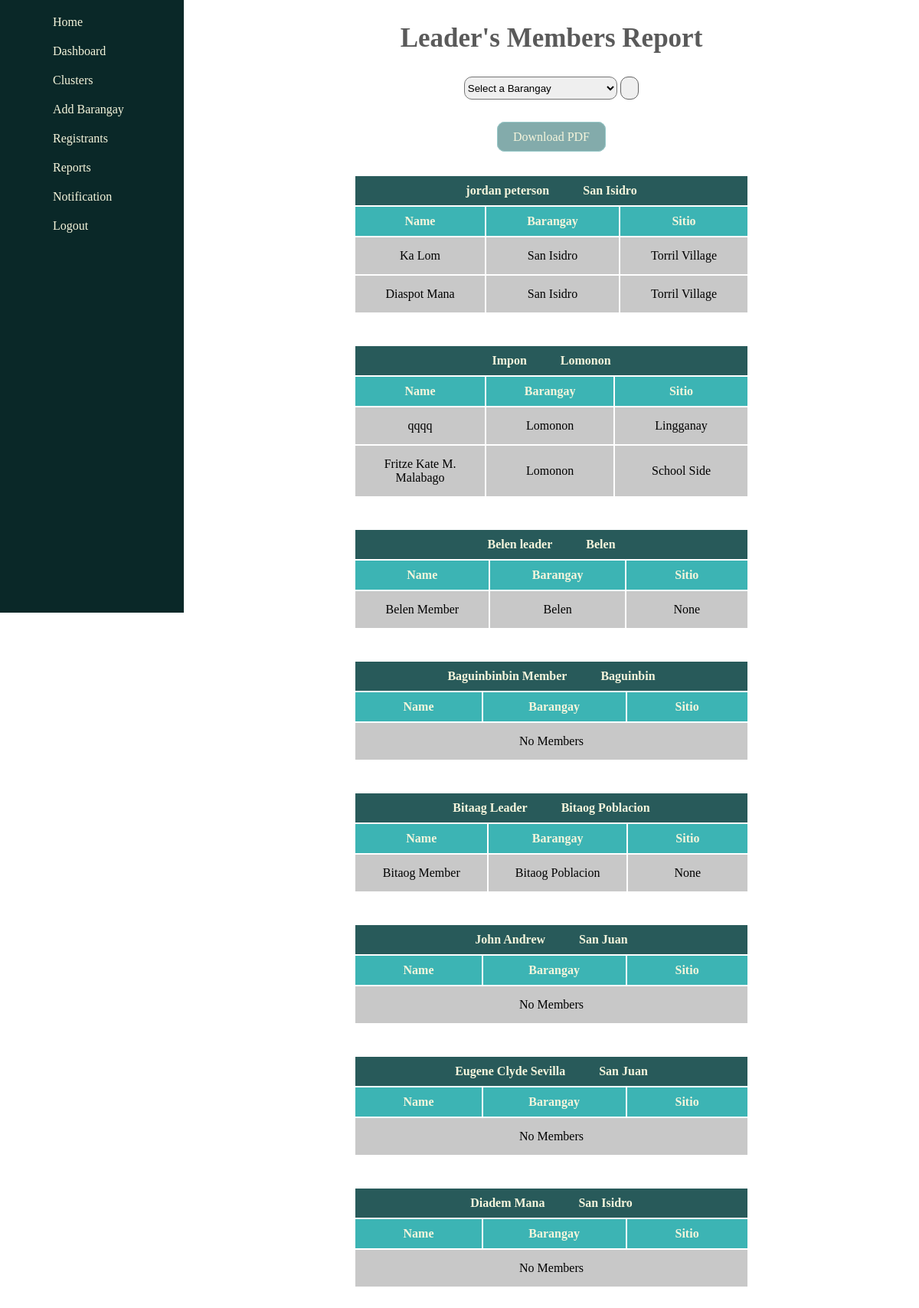
/report/cluster/ (signed in), run on the app's committed database.
### management/models.py (models this page shows, shortened)
class Cluster(models.Model):
    leader = models.ForeignKey(Leader, related_name='cluster_leader', on_delete=models.CASCADE)
    members = models.ManyToManyField(Member, related_name='cluster_member')

class Leader(models.Model):
    user = models.ForeignKey(User, related_name='leader_user', on_delete=models.CASCADE) # Added for version 2, 2/9/2024
    name = models.CharField(max_length=255)
    gender = models.ForeignKey(Gender, related_name='leader_gender', on_delete=models.CASCADE)
    age = models.IntegerField()
    brgy = models.ForeignKey(Barangay, related_name='leader_brgy', on_delete=models.CASCADE)
    sitio = models.ForeignKey(Sitio, related_name='leader_sitio', on_delete=models.CASCADE, null=True, blank=True)
    date_registered = models.DateTimeField(auto_now_add=True)
    image = models.ImageField(null=True, blank=True, upload_to="images/")

class Barangay(models.Model):
    brgy_name = models.CharField(max_length=255)
    brgy_voter_population = models.IntegerField(blank=True, null=True)
    lat = models.FloatField(blank=True, null=True)
    long = models.FloatField(blank=True, null=True)
    def __str__(self):
        return self.brgy_name
    class Meta:
        ordering = ['brgy_name']

class Member(models.Model):
    user = models.ForeignKey(User, related_name='member_user', on_delete=models.CASCADE) # Added for version 2, 2/9/2024
    name = models.CharField(max_length=255)
    gender = models.ForeignKey(Gender, related_name='member_gender', on_delete=models.CASCADE)
    age = models.IntegerField()
    brgy = models.ForeignKey(Barangay, related_name='member_brgy', on_delete=models.CASCADE)
    sitio = models.ForeignKey(Sitio, related_name='member_sitio', on_delete=models.CASCADE, null=True, blank=True)
    date_registered = models.DateTimeField(auto_now_add=True)
    image = models.ImageField(null=True, blank=True, upload_to="images/")

class Sitio(models.Model):
    name = models.CharField(max_length=255)
    population = models.IntegerField(default=0, blank=True, null=True)
    brgy = models.ForeignKey(Barangay, related_name='brgy_sitio', on_delete=models.CASCADE)
    lat = models.FloatField(blank=True, null=True)
    long = models.FloatField(blank=True, null=True)
    def __str__(self):
        return self.name

### management/views.py (the view)
# urls.py: path('report/cluster/', views.leader_members_report, name='cluster-report'),
def leader_members_report(request):
    cluster = Cluster.objects.all()
    brgys = Barangay.objects.all()
    selected_brgy = request.GET.get('selected-brgy')
    if selected_brgy:  # Check if a date is selected
        cluster_filter = Cluster.objects.filter(leader__brgy=selected_brgy)
        the_brgy = Barangay.objects.get(id=selected_brgy)
    else:
        cluster_filter = []
        the_brgy = None
    return render(request, 'leader_members_report.html', {
        'cluster': cluster,
        'brgys': brgys,
        'cluster_filter': cluster_filter,
        'selected_brgy': selected_brgy,
        'the_brgy': the_brgy,
    })

### management/templates/leader_members_report.html (shortened to what this page needs)
{% extends 'base.html' %}
{% load static %}
{% block content %}
<section class="leader-members-report-utmost-container-section">
    <div class="leader-members-report-title-header-div">
        Leader's Members Report
    </div>
    <div class="leader-member-filter-cluster-form-container">
        <form class="leader-members-filter-brgy-cluster-form" method="GET" action="{% url 'cluster-report' %}">
            <div class="leader-member-filter-cluster-form-element">
                <select name="selected-brgy" id="leader-members-report-dropdown">
                    <option value="">Select a Barangay</option>
                </select>
            </div>
            <div class="leader-member-filter-cluster-form-element">
                <div class="leader-members-filter-btn-container-div">
                    <button class="leader-members-filter-btn" type="submit"><i class="fa fa-filter"></i></button>
                </div>
            </div>
        </form>
    </div>
    {% if selected_brgy %}
        <div class="leader-members-download-pdf-container-div">
            <a class="leader-members-download-pdf"
               href="{% url 'cluster-filtered-report-pdf' %}?selected-brgy={{ selected_brgy }}">
                Download PDF
            </a>
        </div>
        {% for leader in cluster_filter %}
            <table class="leader-member-report-table">
                <tr class="leader-member-report-table-row">
                    <th class="leader-member-report-table-head" colspan="3">
                        <span class="leader-members-leader-table-head-span">{{ leader.leader.name }}</span>
                        <span class="leader-members-leader-table-head-span">{{ leader.leader.brgy }}</span>
                    </th>
                </tr>
                <tr class="leader-member-report-table-row">
                    <th class="leader-member-report-member-table-head">Name</th>
                    <th class="leader-member-report-member-table-head">Barangay</th>
                    <th class="leader-member-report-member-table-head">Sitio</th>
                </tr>
                {% for member in leader.members.all %}
                    <tr class="leader-member-report-table-row">
                        <td class="leader-member-report-table-data">{{ member.name }}</td>
                        <td class="leader-member-report-table-data">{{ member.brgy }}</td>
                        <td class="leader-member-report-table-data">{{ member.sitio }}</td>
                    </tr>
                {% empty %}
                    <td colspan="3" class="leader-member-report-table-data">No Members</td>
                {% endfor %}
            </table>
        {% empty %}
            <div class="leader-member-report-no-cluster-filtered-div">
                No Cluster for Barangay {{ the_brgy }}
            </div>
        {% endfor %}
    {% else %}
        <div class="leader-members-download-pdf-container-div">
            <a class="leader-members-download-pdf" href="{% url 'cluster-report-pdf' %}">Download PDF</a>
        </div>
        <div class="leader-members-report-table-container">
            {% for leader in cluster %}
                <table class="leader-member-report-table">
                    <tr class="leader-member-report-table-row">
                        <th class="leader-member-report-table-head" colspan="3">
                            <span class="leader-members-leader-table-head-span">{{ leader.leader.name }}</span>
                            <span class="leader-members-leader-table-head-span">{{ leader.leader.brgy }}</span>
                        </th>
                    </tr>
                    <tr class="leader-member-report-table-row">
                        <th class="leader-member-report-member-table-head">Name</th>
                        <th class="leader-member-report-member-table-head">Barangay</th>
                        <th class="leader-member-report-member-table-head">Sitio</th>
                    </tr>
                    {% for member in leader.members.all %}
                        <tr class="leader-member-report-table-row">
                            <td class="leader-member-report-table-data">{{ member.name }}</td>
                            <td class="leader-member-report-table-data">{{ member.brgy }}</td>
                            <td class="leader-member-report-table-data">{{ member.sitio }}</td>
                        </tr>
                    {% empty %}
                        <td colspan="3" class="leader-member-report-table-data">No Members</td>
                    {% endfor %}
                </table>
            {% endfor %}
        </div>
    {% endif %}
</section>
{% endblock %}

### management/static/styles.css (style rules this page uses)
html { scroll-behavior:smooth; }
body { margin: 0px; }

### management/static/leader-members-report.css (style rules this page uses)
.leader-members-report-utmost-container-section { font-family: 'Montserrat'; }
.leader-members-report-title-header-div { text-align: center; margin: 30px; font-weight: 800; color: rgb(90, 90, 90); font-size: 35px; }
.leader-members-report-table-container { margin: auto; width: 62%; }
.leader-member-report-table { margin: 40px; }
.leader-member-report-table-head { width: 600px; background-color: rgb(40, 90, 90); color: beige; padding:10px; }
.leader-members-leader-table-head-span { margin-left: 20px; margin-right: 20px; }
.leader-member-report-member-table-head { width: 600px; background-color: rgb(60, 180, 180); padding:10px; color: beige; }
.leader-member-report-table-data { padding: 15px; background-color: rgb(200, 200, 200); width: 100px; text-align: center; }
.leader-member-filter-cluster-form-container { text-align: center; }
.leader-member-filter-cluster-form-element { display: inline-block; }
.leader-members-download-pdf-container-div { text-align: center; margin: 40px; }
.leader-members-download-pdf { background-color: rgba(100, 150, 150, 0.8); font-family: 'Montserrat'; color: beige; text-decoration: none; padding-top:10px; padding-bottom: 10px; padding-right: 20px; padding-left: 20px; border-radius: 10px; border: solid 1px rgb(150, 200, 200); }
#leader-members-report-dropdown { width: 200px; height: 30px; border-radius: 10px; }
.leader-members-filter-btn { height: 30px; color: rgb(100, 100, 100); border-radius: 10px; border: 1px solid rgb(100, 100, 100); cursor: pointer; }

### data on the page
Cluster: leader.name "jordan peterson", leader.brgy "San Isidro"
Member: name "Ka Lom", brgy "San Isidro", sitio "Torril Village"
Member: name "Diaspot Mana", brgy "San Isidro", sitio "Torril Village"
Cluster: leader.name "Impon", leader.brgy "Lomonon"
Member: name "qqqq", brgy "Lomonon", sitio "Lingganay"
Member: name "Fritze Kate M. Malabago", brgy "Lomonon", sitio "School Side"
Cluster: leader.name "Belen leader", leader.brgy "Belen"
Member: name "Belen Member", brgy "Belen", sitio "None"
Cluster: leader.name "Baguinbinbin Member", leader.brgy "Baguinbin"
Cluster: leader.name "Bitaag Leader", leader.brgy "Bitaog Poblacion"
Member: name "Bitaog Member", brgy "Bitaog Poblacion", sitio "None"
Cluster: leader.name "John Andrew", leader.brgy "San Juan"
Cluster: leader.name "Eugene Clyde Sevilla", leader.brgy "San Juan"
Cluster: leader.name "Diadem Mana", leader.brgy "San Isidro"
